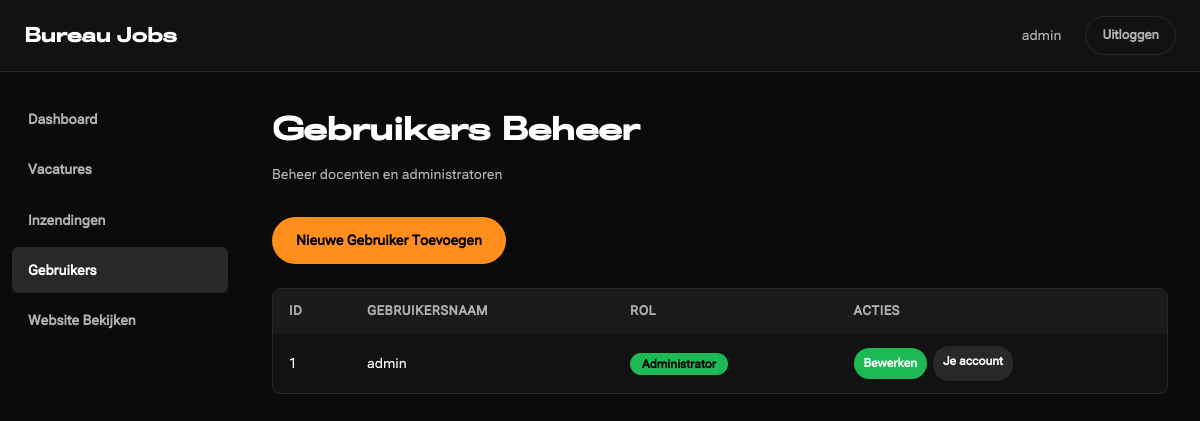
Page /admin/users (signed in) on the committed database.
### tables this page shows
CREATE TABLE `bureau_admin` (
  `id` int(11) NOT NULL,
  `username` varchar(255) NOT NULL,
  `password` varchar(255) NOT NULL,
  `admin` tinyint(1) NOT NULL DEFAULT 0
);

### admin/users.php (the view, shortened to what this page needs)
<?php
include '../db_connect.php';
$users = $conn->query("SELECT id, username, admin FROM bureau_admin ORDER BY admin DESC, username ASC");
?>
<!DOCTYPE html>
<html lang="nl">
<head>
    <link rel="stylesheet" href="css/admin-style.css">
</head>
<body>
    <?php include 'includes/header.php'; ?>
    <div class="admin-container">
        <?php include 'includes/sidebar.php'; ?>
        <main class="admin-content">
            <div class="page-header">
                <div>
                    <h1>Gebruikers Beheer</h1>
                    <p>Beheer docenten en administratoren</p>
                </div>
            </div>
            <div style="margin-bottom: 24px;">
                <a href="user-add" class="btn-primary">Nieuwe Gebruiker Toevoegen</a>
            </div>
            <div class="table-container">
                <table>
                    <thead>
                        <tr>
                            <th>ID</th>
                            <th>Gebruikersnaam</th>
                            <th>Rol</th>
                            <th>Acties</th>
                        </tr>
                    </thead>
                    <tbody>
                        <?php if($users && $users->num_rows > 0): ?>
                            <?php while($user = $users->fetch_assoc()): ?>
                                <tr>
                                    <td><?php echo $user['id']; ?></td>
                                    <td><?php echo htmlspecialchars($user['username']); ?></td>
                                    <td>
                                        <?php if($user['admin'] == 1): ?>
                                            <span class="badge" style="background: #1db954;">Administrator</span>
                                        <?php else: ?>
                                            <span class="badge" style="background: #3e3e3e;">Docent</span>
                                        <?php endif; ?>
                                    </td>
                                    <td>
                                        <div class="actions">
                                            <a href="user-edit?id=<?php echo $user['id']; ?>" class="btn-edit btn-small">Bewerken</a>
                                            <?php if($user['id'] != $_SESSION['admin_id']): ?>
                                                <a href="#"
                                                   class="btn-delete btn-small"
                                                   onclick="if(confirm('Weet je zeker dat je deze gebruiker wilt verwijderen?\n\nGebruiker: <?php echo htmlspecialchars($user['username']); ?>\nEmail: <?php echo htmlspecialchars($user['email']); ?>\n\nDit kan niet ongedaan worden gemaakt!')) { window.location.href='users?delete=<?php echo $user['id']; ?>'; } return false;">
                                                    Verwijderen
                                                </a>
                                            <?php else: ?>
                                                <span class="btn-small" style="background: #282828; cursor: not-allowed;">Je account</span>
                                            <?php endif; ?>
                                        </div>
                                    </td>
                                </tr>
                            <?php endwhile; ?>
                        <?php else: ?>
                            <tr>
                                <td colspan="4" style="text-align: center;">Geen gebruikers gevonden</td>
                            </tr>
                        <?php endif; ?>
                    </tbody>
                </table>
            </div>
        </main>
    </div>
</body>
</html>

### admin/css/admin-style.css (style rules this page uses)
* { margin: 0; padding: 0; box-sizing: border-box; }
body { font-family: 'Buroto', sans-serif; background: #0a0a0a; color: #fff; line-height: 1.6; font-size: 14px; }
.btn-primary, .btn-secondary, .btn-small, .btn-edit, .btn-delete { padding: 12px 24px; border: none; border-radius: 24px; text-decoration: none; cursor: pointer; font-size: 14px; font-family: "Buroto"; font-weight: 600; transition: all 0.2s; display: inline-block; }
.btn-primary { background: #ff8f1c; color: #000; }
.btn-small { padding: 8px 16px; font-size: 13px; border-radius: 16px; }
.btn-edit { background: #1db954; color: #fff; }
.admin-container { display: flex; max-width: 1800px; margin: 0 auto; }
.admin-content { flex: 1; padding: 32px; background: #0a0a0a; }
.page-header { margin-bottom: 32px; }
.page-header h1 { font-family: "Buroto-Wide"; font-size: 32px; color: #fff; margin-bottom: 8px; font-weight: 700; }
.page-header p { color: #b3b3b3; font-size: 14px; }
.table-container { background: #121212; border: 1px solid #282828; border-radius: 8px; overflow-x: auto; }
table { width: 100%; border-collapse: collapse; }
thead { background: #1a1a1a; }
th { padding: 12px 16px; text-align: left; font-size: 13px; font-weight: 600; color: #b3b3b3; text-transform: uppercase; letter-spacing: 0.5px; white-space: nowrap; }
td { padding: 12px 16px; font-size: 14px; color: #fff; border-bottom: 1px solid #282828; vertical-align: middle; }
td a { color: #ff8f1c; text-decoration: none; transition: color 0.2s; }
td a.btn-small { display: inline-block; color: #fff; margin: 2px 0; }
tbody tr:last-child td { border-bottom: none; }
.actions { display: flex; gap: 6px; flex-wrap: wrap; }
.actions .btn-small { flex-shrink: 0; padding: 6px 10px; font-size: 12px; }
.badge { background: #ff8f1c; color: #000; padding: 4px 12px; border-radius: 12px; font-size: 12px; font-weight: 600; }

### rows in the picture
bureau_admin: id "1", username "admin", admin "Administrator", shows "Je account"

### other values in the picture
$_SESSION['admin_username'] "admin"
